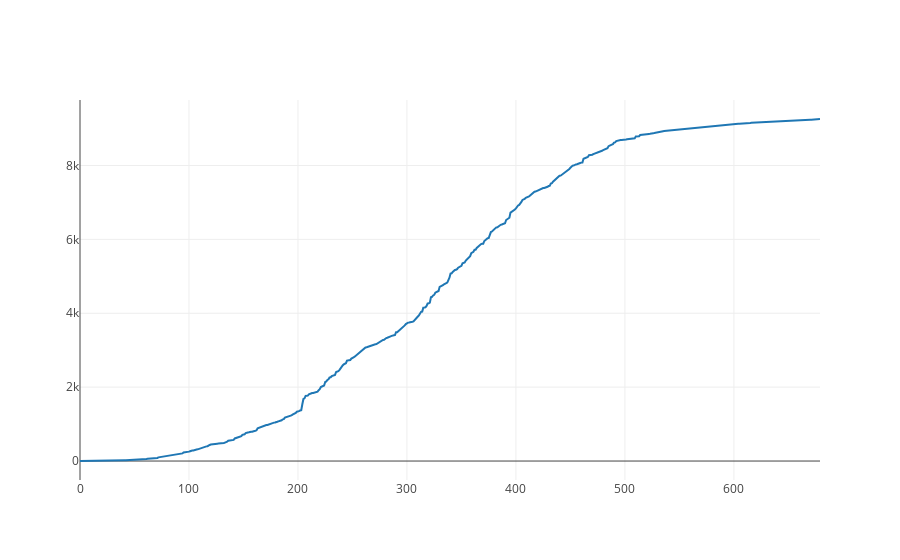
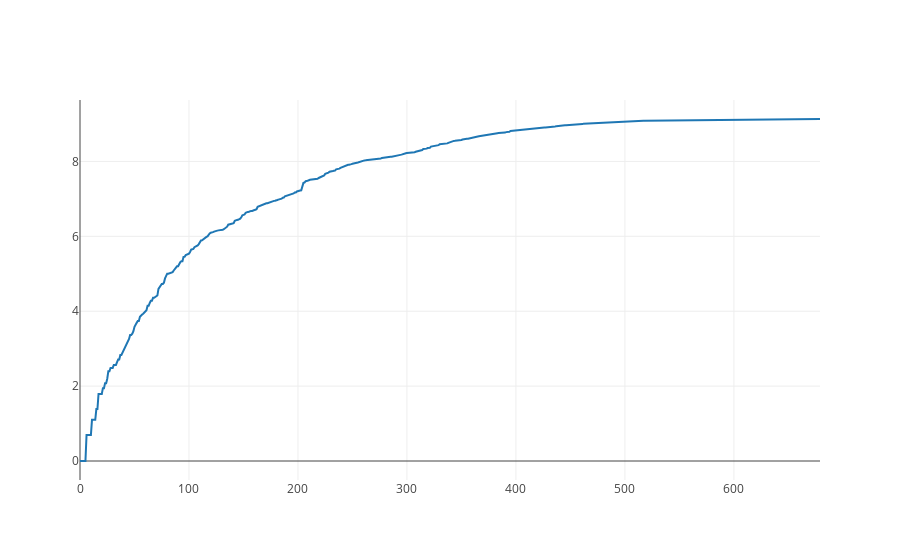

Notebook code for these charts, in order:
### Code cell
x_axis = np.linspace(0, res3.shape[0]-1, res3.shape[0])
trace0 = go.Scatter(
    x=x_axis,
    y=res3[:,-1]
)
trace1 = go.Scatter(
    x=x_axis,
    y=np.log(res3[:, -1])
)

iplot([trace0])
print(np.amax(res3, axis=0))
print(np.amin(res3, axis=0))
iplot([trace1])

### Figure 1 — Plotly figure (JSON) as saved in the notebook; plotly's stock layout.template omitted (floating-point values rounded to 4 significant figures; data arrays with more than 128 entries replaced by an {"elided": "..."} marker saying what was removed)
{"data": [{"type": "scatter", "uid": "92af3ec9-ba77-40e1-a8d8-c44db7a0ac25", "x": {"elided": "680 int values"}, "y": {"elided": "680 int values"}}], "layout": {}}

### Figure 2 — Plotly figure (JSON) as saved in the notebook; plotly's stock layout.template omitted (floating-point values rounded to 4 significant figures; data arrays with more than 128 entries replaced by an {"elided": "..."} marker saying what was removed)
{"data": [{"type": "scatter", "uid": "cd51b769-79df-4b28-99ad-2f177cc6a64e", "x": {"elided": "680 int values"}, "y": {"elided": "680 float values"}}], "layout": {}}
